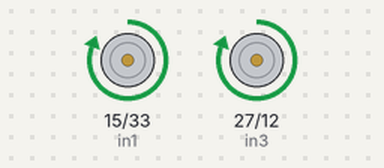
Bench run of a sketch on a simulated ESP32. Shown: motor-driver pin pairs drawn as motors (green arrow = first pin HIGH = forward, orange = second pin HIGH = backward, longer = more drive, scaled by the enable pin).

Above: at 1.0 s.
At 3.0 s:
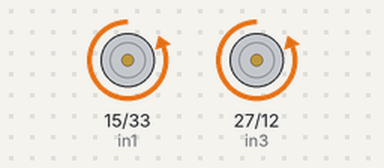
Timing chart, 0 to 5.2 s (numbered marks = the images above):
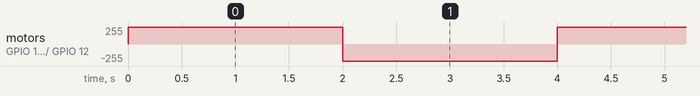

Measured:
- by itself, motor on GPIO 15 (in1) / GPIO 33 (in2), motor on GPIO 27 (in3) / GPIO 12 (in4): alternates forward 255/255 for 2.0 s and backward 255/255 for 2.0 s

The sketch:

HelloWorld.ino
```cpp
// Motor A connections
int enA = 32;
int in1 = 15;
int in2 = 33;
// Motor B connections
int in3 = 27;
int in4 = 12;
int enB = 13;


void setup() {
  // Set all the motor control pins to outputs
  pinMode(enA, OUTPUT);
  pinMode(in1, OUTPUT);
  pinMode(in2, OUTPUT);
  pinMode(in3, OUTPUT);
  pinMode(in4, OUTPUT);
  pinMode(enB, OUTPUT);

  // Turn off motors - Initial state
  digitalWrite(in1, LOW);
  digitalWrite(in2, LOW);
  digitalWrite(in3, LOW);
  digitalWrite(in4, LOW);
}


void loop() {
  // Set motors to maximum speed
  // For PWM maximum possible values are 0 to 255
  analogWrite(enA, 255);
  analogWrite(enB, 255);


  // Turn on motor A & B
  digitalWrite(in1, HIGH);
  digitalWrite(in2, LOW);
  digitalWrite(in3, HIGH);
  digitalWrite(in4, LOW);
  delay(2000);

  // Now change motor directions
  digitalWrite(in1, LOW);
  digitalWrite(in2, HIGH);
  digitalWrite(in3, LOW);
  digitalWrite(in4, HIGH);
  delay(2000);

  // Turn off motors
  digitalWrite(in1, LOW);
  digitalWrite(in2, LOW);
  digitalWrite(in3, LOW);
  digitalWrite(in4, LOW);
}
```
